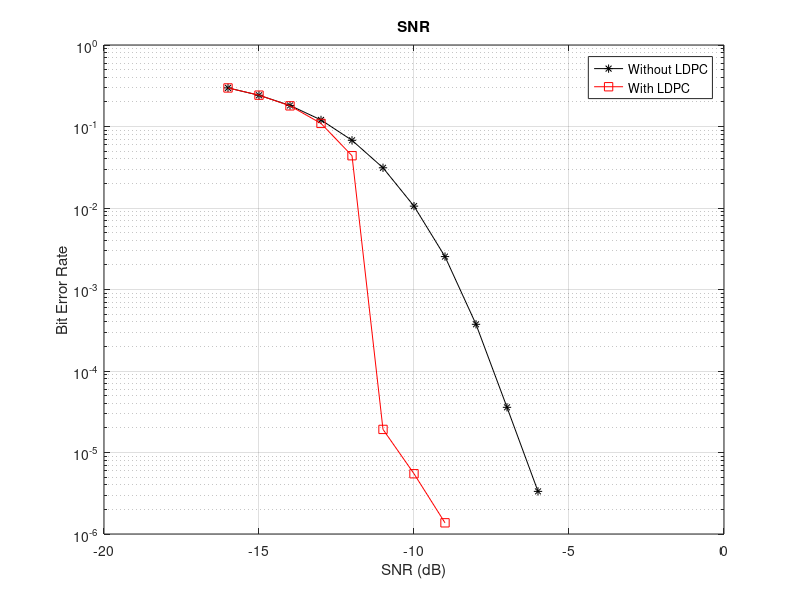

Write MATLAB code to recreate this figure.
clc
clear all
close all


%% ================================= CRC in Noise channel
lora_ber = load("lora_crc_ber.mat").BER;
lora_crc_ldpc_ber = load("lora_crc_ldpc_ber_1944.mat").BER;
snr = load("snr_crc.mat").snr;



figure(1)
semilogy(snr, lora_ber,'-*','color','k');
hold on
semilogy(snr, lora_crc_ldpc_ber,'-s','color','r');
legend('Without LDPC', 'With LDPC')
grid
xlabel('SNR (dB)')
ylabel('Bit Error Rate')
hold off
title('SNR');
